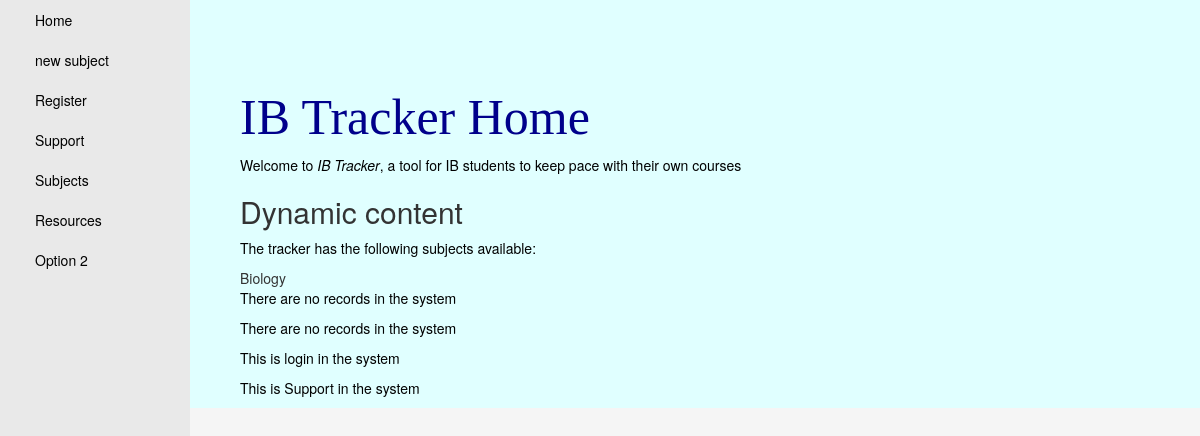
The page /tracker/ on the database as committed earlier.
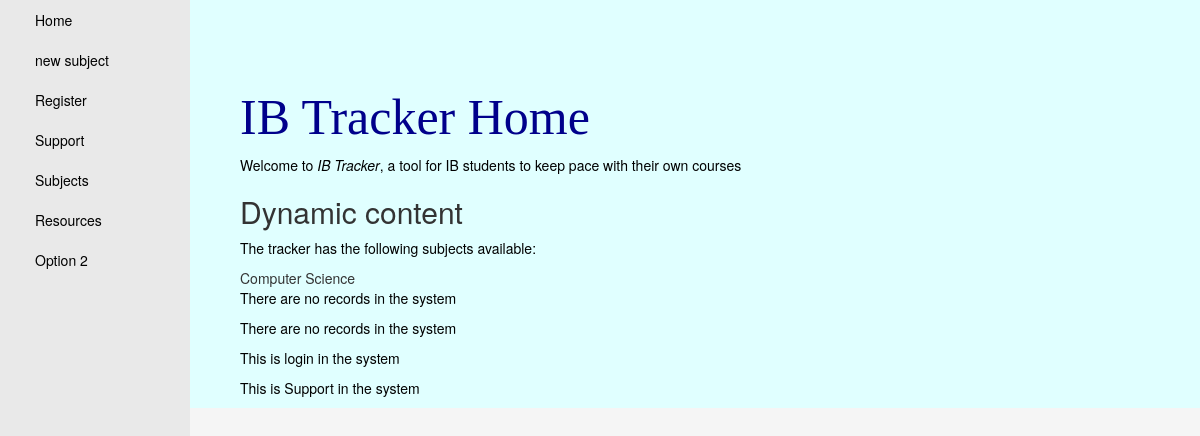
The same page on the database as committed later.
### tracker/models.py (models this page shows, shortened)
class Subject(models.Model):
    id = models.IntegerField(primary_key=True,help_text="Unique ID for this paticular subject in the app")
    subject_name = models.CharField(max_length=20,help_text="Name of the subject to track")
    subject_group = models.CharField(max_length=20,help_text="Group for the subject")
    class Meta:
        ordering =["subject_name"]

### tracker/views.py (the view)
def index(request):
    num_subject = Subject.objects.all().count()
    num_topic = Topic.objects.all().count()
    num_subtopic =Subtopic.objects.all().count()
    name_subject= Subject.objects.all()
    subject_name= name_subject[0].id
    all_topics= Topic.objects.all()
    my_subject = Subject.objects.all()
    subject_name = my_subject[0].subject_name
    Sub_topic = Subtopic.objects.all().count()
    return render(
        request,
        'index.html',
        context={'num_topic': num_topic,
                 'num_subject': num_subject,
                 'num_subtopics':num_subtopic,
                 'name_subject':name_subject,
                 'topics':all_topics,
                 'subject_name': subject_name,},
    )

### tracker/templates/index.html
{% extends "base_generic.html" %}
{% block content %}
<h1>IB Tracker Home</h1>
    <p> Welcome to <em> IB Tracker</em>, a tool for IB students to keep pace with their own courses
<h2> Dynamic content </h2>
    <p> The tracker has the following subjects available:</p>
    {{ num_topics }} {{ num_subjects }}{{ subject_name }} {{ Login }} {{ Support }}
    <p>
        {% if subjects %}
            There are {{ subjects|length }} records:<br/>
        {% for aSubject in subjects %}
            <td> {{ aSubject.subject_name }} </td>
            {% endfor %}
        {% else %}
            There are no records in the system
        {% endif %}
    </p>
     <p>
        {% if topics %}
            There are {{ topics|length }} records:<br/>
        {% for aTopic in topics %}
            <td> {{ aTopic.topic_name }} </td>
            {% endfor %}
        {% else %}
            There are no records in the system
        {% endif %}
    </p>
    <p>
        {% if Login %}
            There are {{ Login|length }} records:<br/>
        {% for aLogin in Login %}
            <td> {{ aLogin.Login}} </td>
            {% endfor %}
        {% else %}
            This is login in the system
        {% endif %}
    </p>
     <p>
        {% if Support %}
            There are {{ Support|length }} records:<br/>
        {% for aSupport in Support %}
            <td> {{ aSupport.Support}} </td>
            {% endfor %}
        {% else %}
            This is Support in the system
        {% endif %}
    </p>
{% endblock %}

Rows that differ between the two databases and show on the page:
removed Subject: subject_name "Biology"
now on this page (row unchanged): Subject: subject_name "Computer Science"
